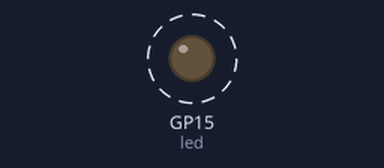
A program run on a simulated Raspberry Pi Pico running MicroPython. On the bench: output pins drawn as LEDs (lit = HIGH). Dashed ring = blinking.

Above: at 0.5 s.
Timing chart, 0 to 3.0 s (numbered marks = the images above):
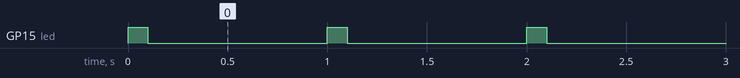

Measured:
- by itself, GP15 (led): alternates HIGH for 0.10 s and LOW for 0.90 s

The program:

led-010.py
```python
"""
LED Blink Example on Raspberry Pi Pico (Without PIO)

概要:
  このスクリプトは、MicroPython を用いて Raspberry Pi Pico 上で GPIO15 に接続された LED を
  0.1 秒間オン、0.9 秒間オフの間隔で点滅させるシンプルな例です。

配線方法:
  【配線図】
  (Raspberry Pi Pico)
          +----------------+
          |                |
          |  GPIO15 (LED)  ---+---[330Ω]---|>|--- GND
          |                |
          +----------------+

動作環境:
  - Raspberry Pi Pico
  - MicroPython 実行環境

特徴:
  - PIO を使用せず、シンプルな `while True` ループで LED を制御
  - `Ctrl-C` で中断時に LED が確実に消灯する仕組みを実装

作成者:
  [Your Name]

作成日:
  2025-03-03
"""

from machine import Pin
import time

# GPIO15 を出力として設定
led = Pin(15, Pin.OUT)

try:
    while True:
        led.value(1)  # LED を ON (0.1秒)
        time.sleep(0.1)
        led.value(0)  # LED を OFF (0.9秒)
        time.sleep(0.9)
except KeyboardInterrupt:
    print("Interrupted! Turning off LED.")
    led.value(0)  # 明示的に LED をオフ
```
